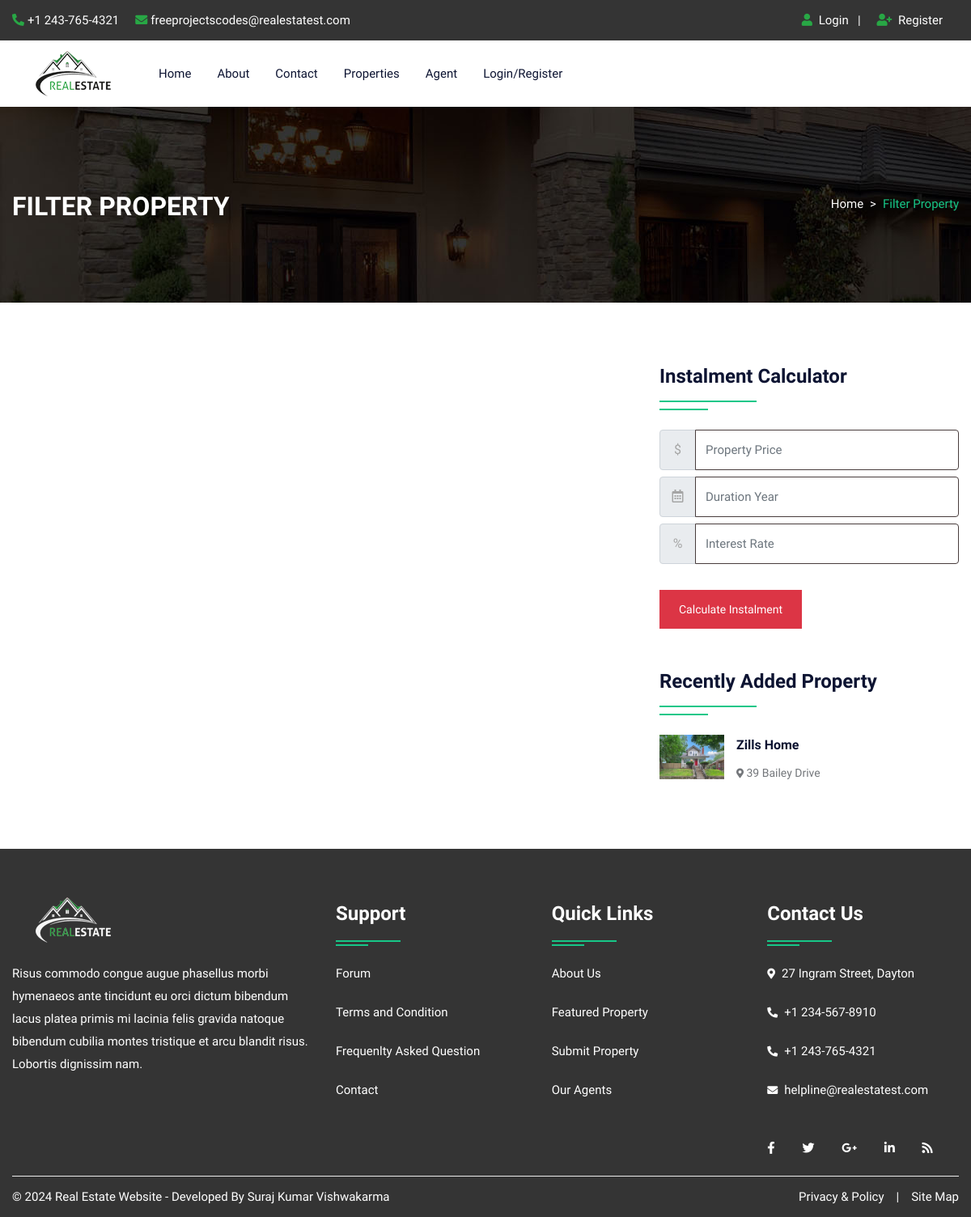
Before: /propertygrid.php with the older database file.
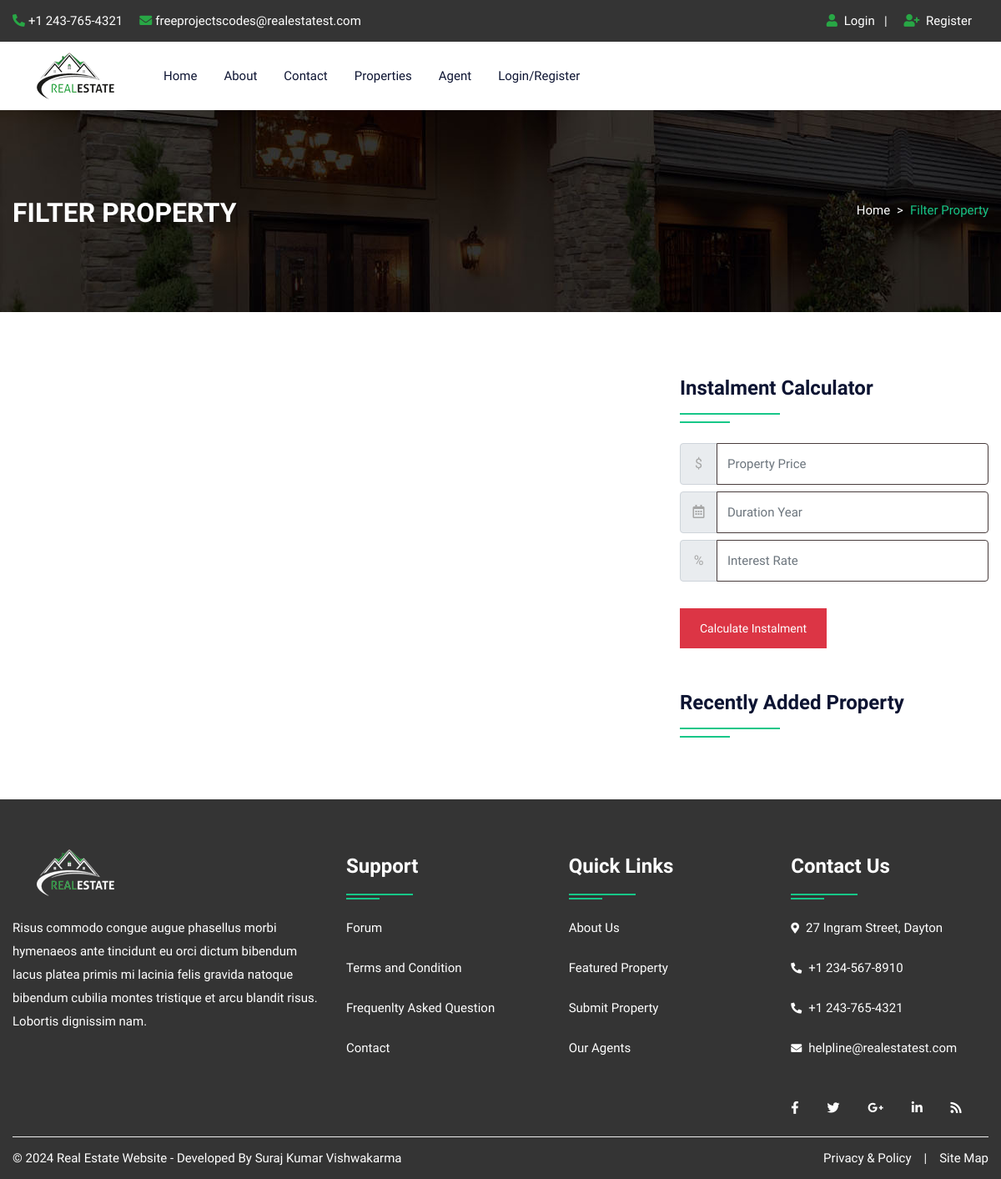
After: the same page with the newer database file.
### tables this page shows
CREATE TABLE `property` (
  `pid` int(50) NOT NULL,
  `title` varchar(200) NOT NULL,
  `pcontent` longtext NOT NULL,
  `type` varchar(100) NOT NULL,
  `bhk` varchar(50) NOT NULL,
  `stype` varchar(100) NOT NULL,
  `bedroom` int(50) NOT NULL,
  `bathroom` int(50) NOT NULL,
  `balcony` int(50) NOT NULL,
  `kitchen` int(50) NOT NULL,
  `hall` int(50) NOT NULL,
  `floor` varchar(50) NOT NULL,
  `size` int(50) NOT NULL,
  `price` int(50) NOT NULL,
  `location` varchar(200) NOT NULL,
  `city` varchar(100) NOT NULL,
  `state` varchar(100) NOT NULL,
  `feature` longtext NOT NULL,
  `pimage` varchar(300) NOT NULL,
  `pimage1` varchar(300) NOT NULL,
  `pimage2` varchar(300) NOT NULL,
  `pimage3` varchar(300) NOT NULL,
  `pimage4` varchar(300) NOT NULL,
  `uid` int(50) NOT NULL,
  `status` varchar(50) NOT NULL,
  `mapimage` varchar(300) NOT NULL,
  `topmapimage` varchar(300) NOT NULL,
  `groundmapimage` varchar(300) NOT NULL,
  `totalfloor` varchar(50) NOT NULL,
  `date` datetime NOT NULL DEFAULT current_timestamp(),
  `isFeatured` int(11) DEFAULT NULL
);

### propertygrid.php (the view, shortened to what this page needs)
<!DOCTYPE html>
<html lang="en">
<head>
<link rel="stylesheet" type="text/css" href="css/bootstrap.min.css">
<link rel="stylesheet" type="text/css" href="css/bootstrap-slider.css">
<link rel="stylesheet" type="text/css" href="css/jquery-ui.css">
<link rel="stylesheet" type="text/css" href="css/layerslider.css">
<link rel="stylesheet" type="text/css" href="css/color.css" id="color-change">
<link rel="stylesheet" type="text/css" href="css/owl.carousel.min.css">
<link rel="stylesheet" type="text/css" href="css/font-awesome.min.css">
<link rel="stylesheet" type="text/css" href="fonts/flaticon/flaticon.css">
<link rel="stylesheet" type="text/css" href="css/style.css">
</head>
<body>
<div id="page-wrapper">
    <div class="row">
		<?php include("include/header.php");?>
        <div class="banner-full-row page-banner" style="background-image:url('images/breadcromb.jpg');">
            <div class="container">
                <div class="row">
                    <div class="col-md-6">
                        <h2 class="page-name float-left text-white text-uppercase mt-1 mb-0"><b>Filter Property</b></h2>
                    </div>
                    <div class="col-md-6">
                        <nav aria-label="breadcrumb" class="float-left float-md-right">
                            <ol class="breadcrumb bg-transparent m-0 p-0">
                                <li class="breadcrumb-item text-white"><a href="#">Home</a></li>
                                <li class="breadcrumb-item active">Filter Property</li>
                            </ol>
                        </nav>
                    </div>
                </div>
            </div>
        </div>
        <div class="full-row">
    <div class="container">
        <div class="row">
            <div class="col-lg-8">
            </div>
            <div class="col-lg-4">
                <div class="sidebar-widget">
                    <h4 class="double-down-line-left text-secondary position-relative pb-4 my-4">Instalment Calculator</h4>
                    <form class="d-inline-block w-100" action="calc.php" method="post">
                        <div class="input-group mb-2 mr-sm-2">
                            <div class="input-group-prepend">
                                <div class="input-group-text">$</div>
                            </div>
                            <input type="text" class="form-control" name="amount" placeholder="Property Price">
                        </div>
                        <div class="input-group mb-2 mr-sm-2">
                            <div class="input-group-prepend">
                                <div class="input-group-text"><i class="far fa-calendar-alt"></i></div>
                            </div>
                            <input type="text" class="form-control" name="month" placeholder="Duration Year">
                        </div>
                        <div class="input-group mb-2 mr-sm-2">
                            <div class="input-group-prepend">
                                <div class="input-group-text">%</div>
                            </div>
                            <input type="text" class="form-control" name="interest" placeholder="Interest Rate">
                        </div>
                        <button type="submit" value="submit" name="calc" class="btn btn-danger mt-4">Calculate Instalment</button>
                    </form>
                </div>
                <div class="sidebar-widget mt-5">
                    <h4 class="double-down-line-left text-secondary position-relative pb-4 mb-4">Recently Added Property</h4>
                    <ul class="property_list_widget">
                        <?php
                        $stmt = $pdo->prepare("SELECT * FROM property ORDER BY date DESC LIMIT 6");
                        $stmt->execute();
                        $recentProperties = $stmt->fetchAll(PDO::FETCH_ASSOC);
                        foreach ($recentProperties as $row) {
                        ?>
                            <li>
                                <img src="admin/property/<?php echo $row['pimage']; ?>" alt="pimage">
                                <h6 class="text-secondary hover-text-success text-capitalize"><a href="propertydetail.php?pid=<?php echo $row['pid']; ?>"><?php echo $row['title']; ?></a></h6>
                                <span class="font-14"><i class="fas fa-map-marker-alt icon-success icon-small"></i> <?php echo $row['location']; ?></span>
                            </li>
                        <?php
                        }
                        ?>
                    </ul>
                </div>
            </div>
        </div>
    </div>
</div>
		<?php include("include/footer.php");?>
    </div>
</div>
</body>
</html>

Changed rows visible on the page:
removed property: pimage (picture), title "Zills Home", location "39 Bailey Drive"
